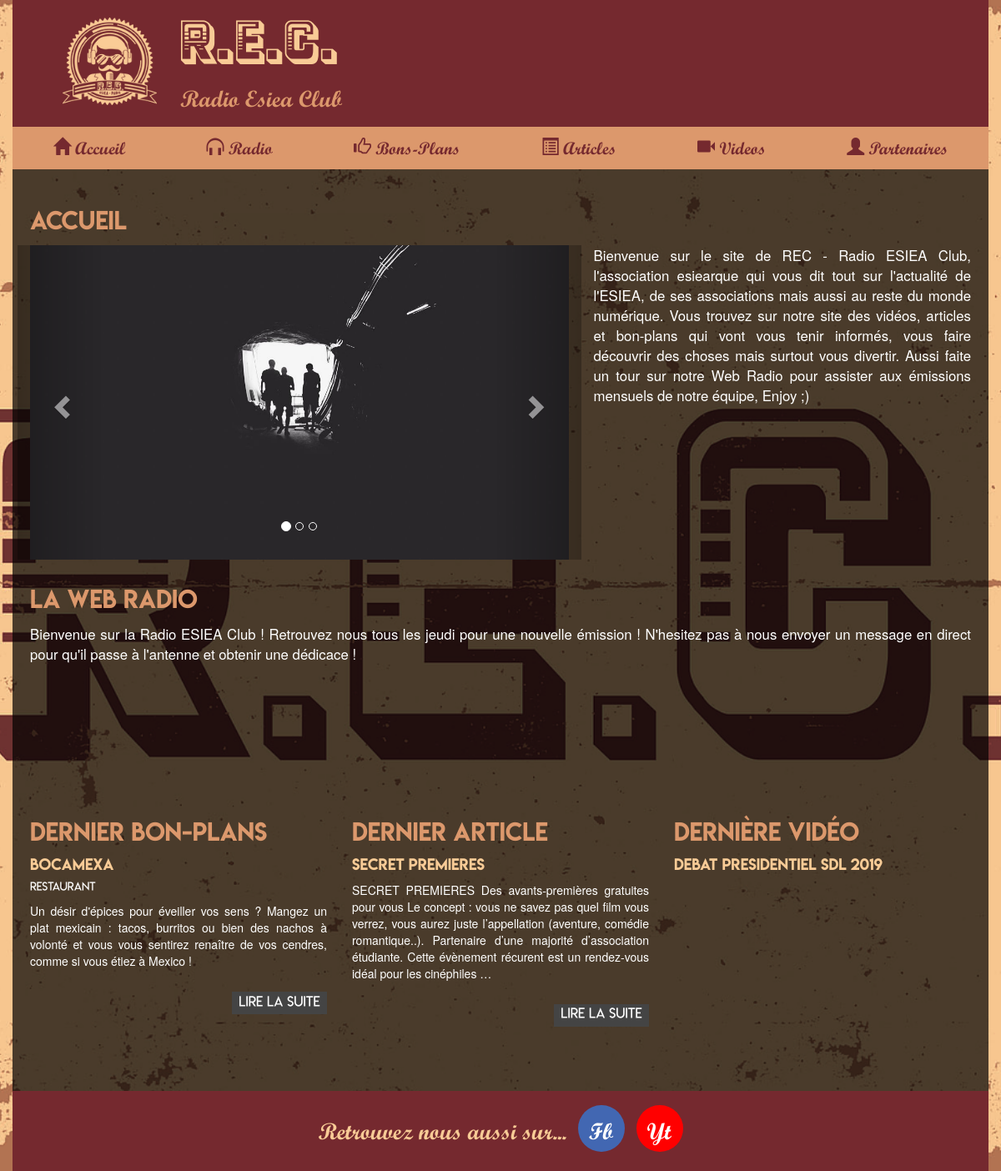
The page / on the database its author committed.
### blog/models.py (models this page shows, shortened)
class Description(models.Model):
    titre = models.CharField(max_length=200)
    contenu = models.TextField(null=True)

class BonPlan(models.Model):
    titre = models.CharField(max_length=200)
    auteur = models.CharField(max_length=200, default='', blank=True)
    type = models.CharField(max_length=250)
    adresse = models.CharField(max_length=500)
    contenu = models.TextField(null=True)
    date = models.DateTimeField(auto_now_add=True, auto_now=False, verbose_name="Date de parution")

class Article(models.Model):
    titre = models.CharField(max_length=200)
    auteur = models.CharField(max_length=200, default='', blank=True)
    photo = models.ImageField(null=True, upload_to="Photo_Article/", default='')
    contenu = models.TextField(null=True)
    date = models.DateTimeField(auto_now_add=True, auto_now=False, verbose_name="Date de parution")

class Video(models.Model):
    titre = models.CharField(max_length=200, default='')
    ybUrl = models.CharField(max_length=200, blank=True, default='https://www.youtube.com/embed/')
    ybId = models.CharField(max_length=200, blank=True, default='')

### blog/views.py (the view)
# urls.py: url(r'^$', views.home, name='accueil'),
def home(request):
    bonplans = BonPlan.objects.all()
    articles = Article.objects.all()
    videos = Video.objects.all()
    descriptions = Description.objects.all()
    return render(request, 'home.html', {'derniers_bonplans': bonplans, 'derniers_articles': articles, 'dernieres_videos': videos, 'descriptions': descriptions})

### blog/templates/home.html (shortened to what this page needs)
{% extends "base.html" %}
{% block content %}
<h2>Accueil</h2>
<div class="row">
<div id="myCarousel" class="carousel slide col-md-7" data-ride="carousel">
  <ol class="carousel-indicators">
    <li data-target="#myCarousel" data-slide-to="0" class="active"></li>
    <li data-target="#myCarousel" data-slide-to="1"></li>
    <li data-target="#myCarousel" data-slide-to="2"></li>
  </ol>
  <div class="carousel-inner">
    <div class="item active">
      <img src="/static/img/la.jpg" alt="Los Angeles" style="width:100%;">
    </div>
  </div>
  <a class="left carousel-control" href="#myCarousel" data-slide="prev">
    <span class="glyphicon glyphicon-chevron-left"></span>
  </a>
  <a class="right carousel-control" href="#myCarousel" data-slide="next">
    <span class="glyphicon glyphicon-chevron-right"></span>
  </a>
</div>
<div class="col-md-5">
<p>
  {% for description in descriptions %}
    {% if description.titre == "home" %}
      {{ description.contenu }}
    {% endif %}
  {% endfor %}
</p>
</div>
</div>
<div>
  <h2>La Web Radio</h2>
  <p>
    {% for description in descriptions %}
      {% if description.titre == "radio" %}
        {{ description.contenu }}
      {% endif %}
    {% endfor %}
  </p>
    <span style="display: inline; width: 100%">
	  <iframe height="100" style="margin-left:20px;" width="220" frameborder="0" src="dedi" scrolling="no"></iframe>
  </span>
</div>
<div class="row">
  <div class="col-lg-4">
    <h2>Dernier Bon-Plans</h2>
    {% for bonplan in derniers_bonplans %}
      {% if forloop.last %}
          <h3>{{ bonplan.titre }}</h3>
          <h4>{{ bonplan.type }}</h4>
          <div class="article-content">
            {{ bonplan.contenu|truncatewords_html:40 }}
          </div>
          <br>
          <div class="article-footer">
            <a href="{% url 'bonplan' bonplan.id %}" class="article-read-more">Lire la suite</a>
          </div>
      {% endif %}
    {% endfor %}
  </div>
  <div class="col-lg-4">
    <h2>Dernier Article</h2>
    {% for article in derniers_articles %}
      {% if forloop.last %}
          <h3>{{ article.titre }}</h3>
          <div class="article-content">
            {{ article.contenu|truncatewords_html:40 }}
          </div>
          <br>
          <div class="article-footer">
            <a href="{% url 'article' article.id %}" class="article-read-more">Lire la suite</a>
          </div>
      {% endif %}
    {% endfor %}
  </div>
  <div class="col-lg-4">
    <h2>Dernière Vidéo</h2>
    {% for video in dernieres_videos %}
      {% if forloop.last %}
          <h3>{{ video.titre }}</h3>
          <div class="col-md-4">
            <iframe width="auto" height="170em" src="{{ video.ybUrl }}{{ video.ybId }}" frameborder="0" allow="encrypted-media" allowfullscreen></iframe>
          </div>
      {% endif %}
    {% endfor %}
  </div>
</div>
{% endblock %}

### blog/static/stylesheets/style.css (style rules this page uses)
body { background-color: #444; background-image: url("/static/img/bkgrd.png"); background-repeat: no-repeat; background-attachment: fixed; background-position: center; background-size: cover; }
h2 { font-size: 2em; font-family: lemonmilkregular; padding: 0.15em 0; margin-top: 1em; color: #dc986c; }
h3 { font-size: 1.25em; font-family: lemonmilkregular; color: #f8cb96; }
h4 { font-size: 1em; font-family: lemonmilk_lightregular; color: #fff; }
p { font-size: 1.2em; text-align: justify; color: #fff; margin-bottom: 3em; }
text, a { text-align: justify; font-size: 1.2em; color: #fff; }
.article-content { text-align: justify; color: #fff; }
.article-footer { display: flex; flex-direction: row-reverse; align-items: flex-end; justify-content: space-between; padding: 0.5em 0; margin-bottom: 3em; }
.article-read-more { color: #fff; background-color: #444; font-size: 1.2em; font-family: lemonmilk_lightregular; border-style: none; padding: 0.1em 0.5em; -webkit-transition: 0.15s ; -moz-transition: 0.15s ; -ms-transition: 0.15s ; -o-transition: 0.15s ; }

### rows shown on the page
Description: contenu "Bienvenue sur le site de REC - Radio ESIEA Club, l'association esiearque qui vous dit tout sur l'actualité de l'ESIEA, de ses associations mais aussi au reste du monde numérique. Vous trouvez sur notre site des vidéos, articles et bon-plans qui vont vous tenir informés, vous faire découvrir des choses mais surtout vous divertir. Aussi faite un tour sur notre Web Radio pour assister aux émissions mensuels de notre équipe, Enjoy ;)"
Description: contenu "Bienvenue sur la Radio ESIEA Club ! Retrouvez nous tous les jeudi pour une nouvelle émission ! N'hesitez pas à nous envoyer un message en direct pour qu'il passe à l'antenne et obtenir une dédicace !"
BonPlan: titre "Bocamexa", type "Restaurant", contenu "Un désir d'épices pour éveiller vos sens ? Mangez un plat mexicain : tacos, burritos ou bien des nachos à volonté et vous vous sentirez renaître de vos cendres, comme si vous étiez à Mexico !"
Article: titre "Secret Premieres", contenu "SECRET PREMIERES Des avants-premières gratuites pour vous Le concept : vous ne savez pas quel film vous verrez, vous aurez juste l’appellation (aventure, comédie romantique..). Partenaire d’une majorité d’association étudiante. Cette évènement récurent est un rendez-vous idéal pour les cinéphiles …"
Video: titre "Debat Presidentiel SDL 2019"
